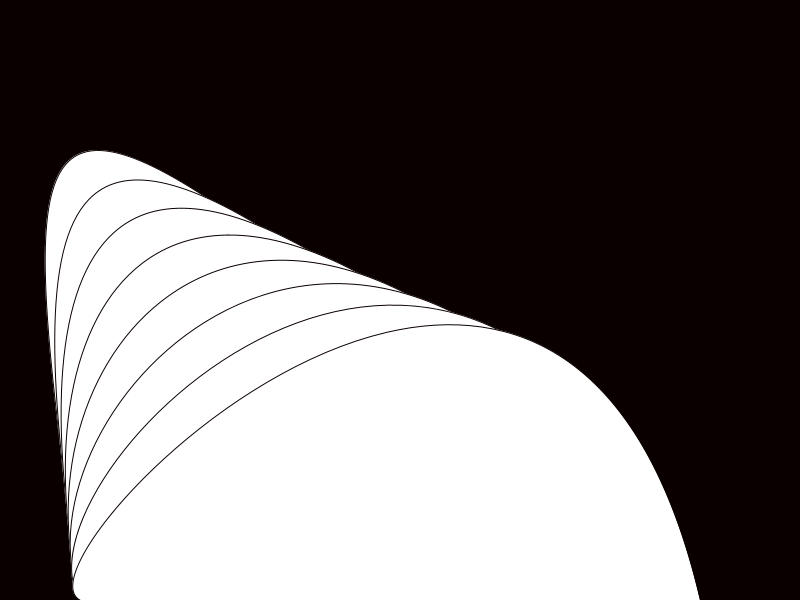
Frame 1 (no input)
Frame 60 (the mouse pressed at the canvas centre just before this capture): identical to frame 1, image omitted
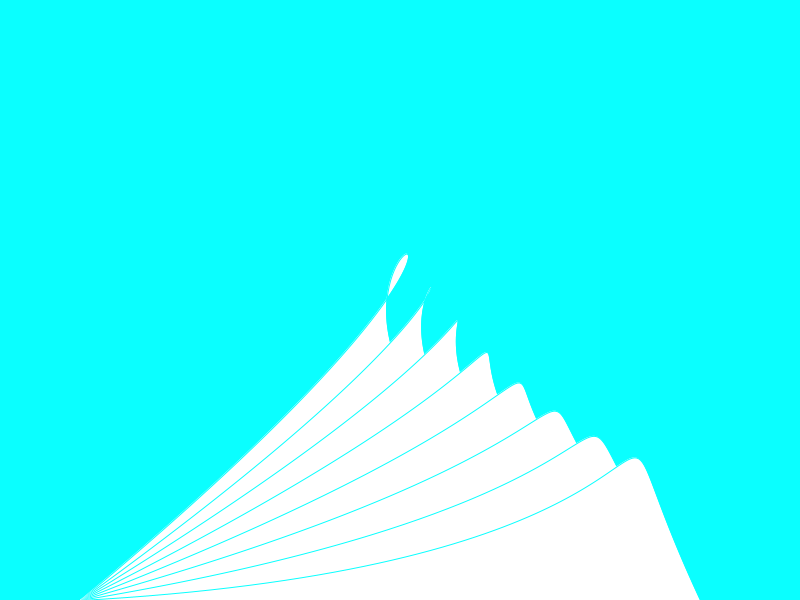
Frame 120 (the mouse held since frame 60 and released just before this capture)

The Processing sketch that drew these frames (run headless with seeded random() and noise(); from frame 60 on, the mouse is pressed at the canvas centre):

// Processing sketch: processing_131673
// ── processing_131673.pde


void setup(){
  size (800,600);
}

void draw() {
  
  int a=0;

  background(10,mouseY,mouseX*random(255));
  noFill();
  stroke(0);

  for (int i = 0; i < 600; i = i+80) {
fill(255);
stroke(10,mouseY,mouseX*random(255));
 bezier(width-100, 600, i, mouseY, mouseX*2, i, 80, 600);
   
  }
}
